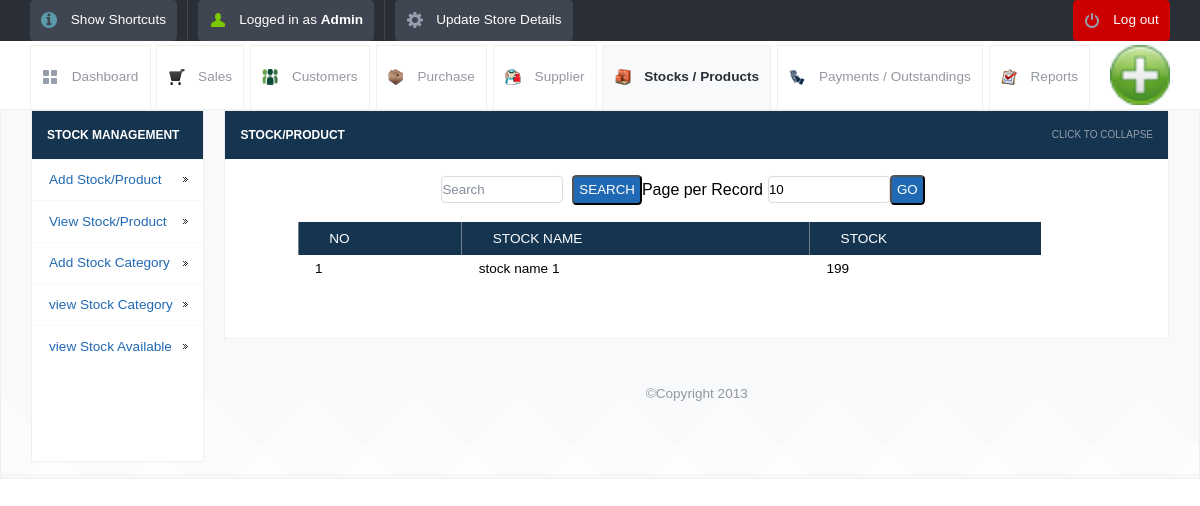
Page /view_stock_availability.php (signed in) on the committed database.
### tables this page shows
CREATE TABLE `stock_avail` (
  `id` int(10) UNSIGNED NOT NULL,
  `name` varchar(120) NOT NULL,
  `quantity` int(10) UNSIGNED NOT NULL
);

### config.php (called while the page is built)
<?php
$config = [
    'database' => 'posnic',
    'host' => 'localhost',
    'username' => 'root',
    'password' => ''
];

### lib/db.class.php (called while the page is built, shortened)
<?php
class DB
{
  private $db;
  public function __construct()
  {
    include './config.php';
    $this->db = $this->db_conn(
      $config['database'] ?? '',
      $config['hostname'] ?? '',
      $config['username'] ?? '',
      $config['password'] ?? ''
    );
  }
  public function db_conn($base, $server, $user, $pass)
  {
    $connection = mysqli_connect($server, $user, $pass, $base);
    return $connection;
  }
  public function queryUniqueValue($query, $debug = -1)
  {
    $query = "$query LIMIT 1";
    $result = mysqli_query($this->db, $query) or $this->debugAndDie($query);
    $line = mysqli_fetch_row($result);
    return $line[0];
  }
}

### init.php (called while the page is built, shortened)
<?php
	include("lib/db.class.php");
	$db =  new DB();
?>

### view_stock_availability.php (the view, shortened to what this page needs)
<?php
include_once("init.php");
?>
<!DOCTYPE html>
<html lang="en">
<head>
	<link rel="stylesheet" href="css/style.css">
	<?php include_once("tpl/common_js.php"); ?>
</head>
<body>
	<?php include_once("tpl/top_bar.php"); ?>
	<div id="header-with-tabs">
		<div class="page-full-width cf">
			<ul id="tabs" class="fl">
				<li><a href="dashboard.php" class="dashboard-tab">Dashboard</a></li>
				<li><a href="view_sales.php" class="sales-tab">Sales</a></li>
				<li><a href="view_customers.php" class=" customers-tab">Customers</a></li>
				<li><a href="view_purchase.php" class="purchase-tab">Purchase</a></li>
				<li><a href="view_supplier.php" class=" supplier-tab">Supplier</a></li>
				<li><a href="view_product.php" class="active-tab stock-tab">Stocks / Products</a></li>
				<li><a href="view_payments.php" class="payment-tab">Payments / Outstandings</a></li>
				<li><a href="view_report.php" class="report-tab">Reports</a></li>
			</ul>
			<a href="#" id="company-branding-small" class="fr"><img src="<?php if(isset($_SESSION['logo'])) { echo "upload/".$_SESSION['logo'];}else{ echo "upload/posnic.png"; } ?>" alt="Point of Sale" /></a>
		</div>
	</div>
	<div id="content">
		<div class="page-full-width cf">
			<div class="side-menu fl">
				<h3>Stock Management</h3>
				<ul>
					<li><a href="add_stock.php">Add Stock/Product</a></li>
					<li><a href="view_product.php">View Stock/Product</a></li>
					<li><a href="add_category.php">Add Stock Category</a></li>
					<li><a href="view_category.php">view Stock Category</a></li>
					<li><a href="view_stock_availability.php">view Stock Available</a></li>
				</ul>
				      <div style="background: #ffffff">
<ins class="adsbygoogle"
     style="display:inline-block;width:120px;height:90px"
     data-ad-client="ca-pub-5212135413309920"
     data-ad-slot="3677012951"></ins>
                                </div>
			</div>
			<div class="side-content fr">
				<div class="content-module">
					<div class="content-module-heading cf">
						<h3 class="fl">Stock/Product</h3>
						<span class="fr expand-collapse-text">Click to collapse</span>
					</div>
						<div class="content-module-main cf">
					<table >
<form action="" method="post" name="search" >
    <input name="searchtxt" type="text" class="round my_text_box" placeholder="Search" style="margin-left: 200px" >
&nbsp;&nbsp;<input name="Search" type="submit" class="my_button round blue   text-upper" value="Search">
</form>
 <form action="" method="get" name="limit_go">
    Page per Record<input name="limit" type="text" class="round my_text_box" id="search_limit" style="margin-left:5px;" value="<?php if(isset($_GET['limit'])) echo $_GET['limit']; else echo "10"; ?>" size="3" maxlength="3">
    <input name="go"  type="button" value="Go" class=" round blue my_button  text-upper" onclick="return confirmLimitSubmit()">
</form>
<form name="deletefiles" action="delete.php" method="post">
					<table>
		<?php
	$limit = 10;
	$page = $_GET['page'];
	if($page)
		$start = ($page - 1) * $limit;
	else
		$start = 0;
	$sql = "SELECT * FROM stock_avail LIMIT $start, $limit ";
	$result = mysqli_query($conn,$sql);
	if ($page == 0) $page = 1;
	$pagination = "";
?>
							<tr>
								<td>&nbsp;</td>
                                                                <th>No</th>
								<th>Stock Name</th>
								<th>Stock</th>
								<td>&nbsp;</td><td>&nbsp;</td>
							</tr>
<?php $i=1; $no=$page-1; $no=$no*$limit;
while($row = mysqli_fetch_array($result))
{
 ?>
	<tr>
            <td>&nbsp;</td>
   <td> <?php echo $no+$i; ?></td>
   <td><?php echo $row['name']; ?></td>
   <td> <?php $quantity = $db->queryUniqueValue("SELECT quantity FROM stock_avail WHERE name='".$row['name']."'"); echo $quantity; ?></td>
   <td>&nbsp;</td><td>&nbsp;</td>
</tr>
<?php $i++; } ?>
 <tr>
       <td align="center" colspan="4"><div><?php echo $pagination; ?></div></td>
      </tr>
</table>
</form>
		</div>
	</div>
		<div id="footer">
		<p> &copy;Copyright 2013</p>
	</div>
</body>
</html>

### css/style.css (style rules this page uses)
*, html, body, div, dl, dt, dd, ul, ol, li, h1, h2, h3, h4, h5, h6, pre, form, label, fieldset, input, p, blockquote, th, td { margin: 0; padding: 0; }
table { border-collapse: collapse; border-spacing: 0; }
fieldset, img { border: 0; }
address, caption, cite, code, dfn, em, strong, th, var { font-style: normal; font-weight: normal; }
caption, th { text-align: left; }
h1, h2, h3, h4, h5, h6 { font-weight: normal; }
a img { border: none; }
a { text-decoration: none; }
body { font-size: 1em; }
.cf:before, .cf:after { content: ""; display: table; }
.cf:after { clear:both; }
.cf { zoom: 1; }
.round { border-radius: 0.3125em; -moz-border-radius: 0.3125em; -webkit-border-radius: 0.3125em; }
p { margin-bottom: 1.25em; color: #9498a1; }
.fl { float: left; }
.fr { float: right; }
h1, h2, h3, h4, h5, h6 { margin-bottom: 0.625em; }
body, form { font-family: "Droid Sans", Helvetica, Arial, sans-serif; line-height: 1.125em; }
p, .button, form input, ul#nav li ul, ul#tabs, div.side-menu ul li a, table, .information-box, .confirmation-box, .error-box, .error-message, .warning-box, ol, .regular-ul, .custom-ul, blockquote, cite { font-size: 0.85em; }
div.content-module-heading span { font-size: 0.625em; }
h3 { font-size: 0.75em; }
a { color: #2069b4; }
.blue { background-color: #2069b4; color: white; }
.my_text_box { border: 1px solid #D9DBDD; width:120px; height:25px; }
.my_button { height:30px; padding: 0px 5px 0px 5px; }
.page-full-width { padding: 0 1.875em; }
.text-upper { text-transform: uppercase; }
div#header-with-tabs { padding:0.25em 0 0; }
a#company-branding-small img { height: 60px; }
ul#tabs { list-style-type: none; }
ul#tabs li { float: left; }
ul#tabs li a { border: 1px solid #eeefef; border-bottom: none; padding: 1.666em 0.833em; margin: 0 0.416em -1px 0; display: block; color: #9498a1; }
ul#tabs li a.dashboard-tab { background: transparent url('../images/tab-dashboard.png') no-repeat 0.833em center ; padding-left: 3em; }
ul#tabs li a.sales-tab { background: transparent url('../images/sales-icon.png') no-repeat 0.833em center ; padding-left: 3em; }
ul#tabs li a.customers-tab { background: transparent url('../images/customer-icon.png') no-repeat 0.833em center ; padding-left: 3em; }
ul#tabs li a.purchase-tab { background: transparent url('../images/purchase-icon.png') no-repeat 0.833em center ; padding-left: 3em; }
ul#tabs li a.supplier-tab { background: transparent url('../images/supplier-icon.png') no-repeat 0.833em center ; padding-left: 3em; }
ul#tabs li a.stock-tab { background: transparent url('../images/stock-icon.png') no-repeat 0.833em center ; padding-left: 3em; }
ul#tabs li a.payment-tab { background: transparent url('../images/payment-icon.png') no-repeat 0.833em center ; padding-left: 3em; }
ul#tabs li a.report-tab { background: transparent url('../images/report-icon.png') no-repeat 0.833em center ; padding-left: 3em; }
ul#tabs li a.active-tab, ul#tabs li a.active-tab:hover { background-color: #f8f9fa; font-weight: bold; color: #2a2e36; }
table { width: 100%; margin-bottom: 1.25em; }
table th { background-color: #153450; color: white; text-transform: uppercase; padding: 0.55em .7em 0.55em 2.25em; border-left: 1px solid #747c8a; }
table tbody td { padding: 0.33em 0 0.833em 1.25em; }
div#content { background: #f8f9fa url('../images/artwork-pattern.png') repeat-x left bottom; border: 1px solid #eeefef; padding: 0em ; }
div.side-menu { background: #153450; border: 1px solid #eeefef; width: 15%; margin-bottom: 1em; }
div.side-menu h3 { text-transform: uppercase; font-weight: bold; margin: 1.25em; color: white; }
div.side-menu ul { list-style-type: none; }
div.side-menu ul li a { padding: 0.833em 1.25em; border-top: 1px solid #f8f9fa; display: block; background: white url('../images/menu-dark-indicator.png') no-repeat right center; }
div.side-content { width: 83%; }
div.content-module { background: white; margin-bottom: 1em; border: 1px solid #eeefef; }
div.content-module-heading { background: #153450; cursor: pointer; }
div.content-module-heading h3 { text-transform: uppercase; color: white; font-weight: bold; margin: 1.25em; }
div.content-module-heading span { color: #969dac; text-transform: uppercase; margin: 1.5em; }
div.content-module-main { padding: 1em; }
div#footer { text-align: center; padding: 1.875em 0; }

### rows in the picture
stock_avail: i "1", name "stock name 1", quantity "199"
